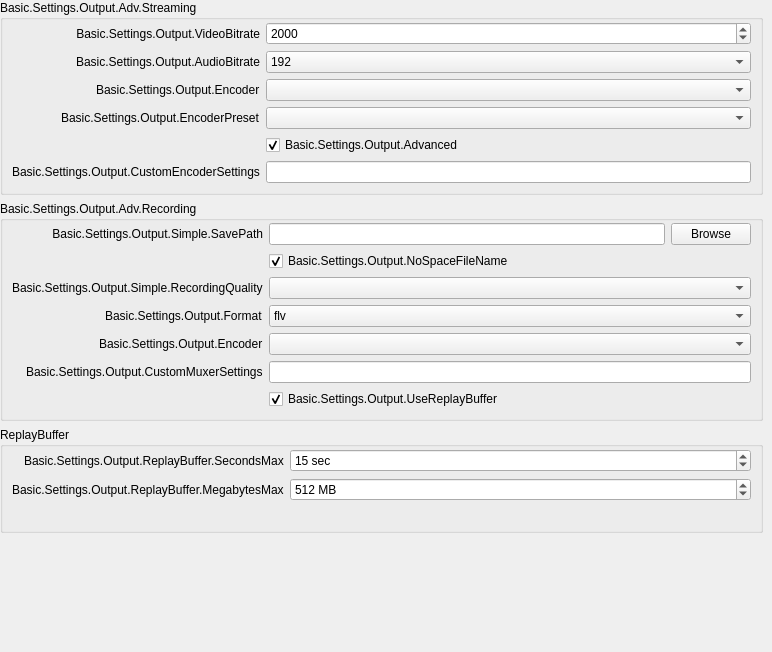
                  <widget class="QWidget" name="scrollAreaWidgetContents_3">
                   <property name="geometry">
                    <rect>
                     <x>0</x>
                     <y>0</y>
                     <width>772</width>
                     <height>652</height>
                    </rect>
                   </property>
                   <property name="sizePolicy">
                    <sizepolicy hsizetype="Preferred" vsizetype="Preferred">
                     <horstretch>0</horstretch>
                     <verstretch>0</verstretch>
                    </sizepolicy>
                   </property>
                   <layout class="QVBoxLayout" name="verticalLayout_52">
                    <property name="leftMargin">
                     <number>0</number>
                    </property>
                    <property name="topMargin">
                     <number>0</number>
                    </property>
                    <property name="rightMargin">
                     <number>9</number>
                    </property>
                    <property name="bottomMargin">
                     <number>0</number>
                    </property>
                    <item>
                     <widget class="QGroupBox" name="simpleStreamingGroupBox">
                      <property name="sizePolicy">
                       <sizepolicy hsizetype="Preferred" vsizetype="Maximum">
                        <horstretch>0</horstretch>
                        <verstretch>0</verstretch>
                       </sizepolicy>
                      </property>
                      <property name="title">
                       <string>Basic.Settings.Output.Adv.Streaming</string>
                      </property>
                      <layout class="QFormLayout" name="simpleStreamingLayout">
                       <property name="fieldGrowthPolicy">
                        <enum>QFormLayout::AllNonFixedFieldsGrow</enum>
                       </property>
                       <property name="labelAlignment">
                        <set>Qt::AlignRight|Qt::AlignTrailing|Qt::AlignVCenter</set>
                       </property>
                       <property name="leftMargin">
                        <number>9</number>
                       </property>
                       <property name="topMargin">
                        <number>2</number>
                       </property>
                       <property name="rightMargin">
                        <number>9</number>
                       </property>
                       <property name="bottomMargin">
                        <number>9</number>
                       </property>
                       <item row="0" column="0">
                        <widget class="QLabel" name="label_19">
                         <property name="minimumSize">
                          <size>
                           <width>170</width>
                           <height>0</height>
                          </size>
                         </property>
                         <property name="text">
                          <string>Basic.Settings.Output.VideoBitrate</string>
                         </property>
                         <property name="alignment">
                          <set>Qt::AlignRight|Qt::AlignTrailing|Qt::AlignVCenter</set>
                         </property>
                         <property name="buddy">
                          <cstring>simpleOutputVBitrate</cstring>
                         </property>
                        </widget>
                       </item>
                       <item row="0" column="1">
                        <widget class="QSpinBox" name="simpleOutputVBitrate">
                         <property name="minimum">
                          <number>200</number>
                         </property>
                         <property name="maximum">
                          <number>1000000</number>
                         </property>
                         <property name="value">
                          <number>2000</number>
                         </property>
                        </widget>
                       </item>
                       <item row="1" column="0">
                        <widget class="QLabel" name="label_20">
                         <property name="text">
                          <string>Basic.Settings.Output.AudioBitrate</string>
                         </property>
                         <property name="buddy">
                          <cstring>simpleOutputABitrate</cstring>
                         </property>
                        </widget>
                       </item>
                       <item row="1" column="1">
                        <widget class="QComboBox" name="simpleOutputABitrate">
                         <property name="currentIndex">
                          <number>8</number>
                         </property>
                         <item>
                          <property name="text">
                           <string>32</string>
                          </property>
                         </item>
                         <item>
                          <property name="text">
                           <string>48</string>
                          </property>
                         </item>
                         <item>
                          <property name="text">
                           <string>64</string>
                          </property>
                         </item>
                         <item>
                          <property name="text">
                           <string>80</string>
                          </property>
                         </item>
                         <item>
                          <property name="text">
                           <string>96</string>
                          </property>
                         </item>
                         <item>
                          <property name="text">
                           <string>112</string>
                          </property>
                         </item>
                         <item>
                          <property name="text">
                           <string>128</string>
                          </property>
                         </item>
                         <item>
                          <property name="text">
                           <string>160</string>
                          </property>
                         </item>
                         <item>
                          <property name="text">
                           <string>192</string>
                          </property>
                         </item>
                         <item>
                          <property name="text">
                           <string>256</string>
                          </property>
                         </item>
                         <item>
                          <property name="text">
                           <string>320</string>
                          </property>
                         </item>
                        </widget>
                       </item>
                       <item row="2" column="0">
                        <widget class="QLabel" name="simpleOutStrEncoderLabel">
                         <property name="text">
                          <string>Basic.Settings.Output.Encoder</string>
                         </property>
                         <property name="buddy">
                          <cstring>simpleOutRecEncoder</cstring>
                         </property>
                        </widget>
                       </item>
                       <item row="2" column="1">
                        <widget class="QComboBox" name="simpleOutStrEncoder"/>
                       </item>
                       <item row="3" column="0">
                        <widget class="QLabel" name="simpleOutPresetLabel">
                         <property name="enabled">
                          <bool>true</bool>
                         </property>
                         <property name="text">
                          <string>Basic.Settings.Output.EncoderPreset</string>
                         </property>
                         <property name="buddy">
                          <cstring>simpleOutPreset</cstring>
                         </property>
                        </widget>
                       </item>
                       <item row="3" column="1">
                        <widget class="QComboBox" name="simpleOutPreset"/>
                       </item>
                       <item row="4" column="1">
                        <widget class="QCheckBox" name="simpleOutAdvanced">
                         <property name="text">
                          <string>Basic.Settings.Output.Advanced</string>
                         </property>
                         <property name="checked">
                          <bool>true</bool>
                         </property>
                        </widget>
                       </item>
                       <item row="5" column="0">
                        <widget class="QLabel" name="label_23">
                         <property name="text">
                          <string>Basic.Settings.Output.CustomEncoderSettings</string>
                         </property>
                         <property name="buddy">
                          <cstring>simpleOutCustom</cstring>
                         </property>
                        </widget>
                       </item>
                       <item row="5" column="1">
                        <widget class="QLineEdit" name="simpleOutCustom"/>
                       </item>
                      </layout>
                     </widget>
                    </item>
                    <item>
                     <widget class="QGroupBox" name="simpleRecordingGroupBox">
                      <property name="sizePolicy">
                       <sizepolicy hsizetype="Preferred" vsizetype="Maximum">
                        <horstretch>0</horstretch>
                        <verstretch>0</verstretch>
                       </sizepolicy>
                      </property>
                      <property name="title">
                       <string>Basic.Settings.Output.Adv.Recording</string>
                      </property>
                      <layout class="QFormLayout" name="formLayout_6">
                       <property name="fieldGrowthPolicy">
                        <enum>QFormLayout::AllNonFixedFieldsGrow</enum>
                       </property>
                       <property name="labelAlignment">
                        <set>Qt::AlignRight|Qt::AlignTrailing|Qt::AlignVCenter</set>
                       </property>
                       <property name="leftMargin">
                        <number>9</number>
                       </property>
                       <property name="topMargin">
                        <number>2</number>
                       </property>
                       <property name="rightMargin">
                        <number>9</number>
                       </property>
                       <property name="bottomMargin">
                        <number>9</number>
                       </property>
                       <item row="0" column="0">
                        <widget class="QLabel" name="label_18">
                         <property name="minimumSize">
                          <size>
                           <width>170</width>
                           <height>0</height>
                          </size>
                         </property>
                         <property name="text">
                          <string>Basic.Settings.Output.Simple.SavePath</string>
                         </property>
                         <property name="alignment">
                          <set>Qt::AlignRight|Qt::AlignTrailing|Qt::AlignVCenter</set>
                         </property>
                         <property name="buddy">
                          <cstring>simpleOutputPath</cstring>
                         </property>
                        </widget>
                       </item>
                       <item row="0" column="1">
                        <layout class="QHBoxLayout" name="horizontalLayout_5">
                         <item>
                          <widget class="QLineEdit" name="simpleOutputPath">
                           <property name="enabled">
                            <bool>true</bool>
                           </property>
                          </widget>
                         </item>
                         <item>
                          <widget class="QPushButton" name="simpleOutputBrowse">
                           <property name="enabled">
                            <bool>true</bool>
                           </property>
                           <property name="text">
                            <string>Browse</string>
                           </property>
                          </widget>
                         </item>
                        </layout>
                       </item>
                       <item row="1" column="1">
                        <widget class="QCheckBox" name="simpleNoSpace">
                         <property name="text">
                          <string>Basic.Settings.Output.NoSpaceFileName</string>
                         </property>
                         <property name="checked">
                          <bool>true</bool>
                         </property>
                        </widget>
                       </item>
                       <item row="2" column="0">
                        <widget class="QLabel" name="label_26">
                         <property name="text">
                          <string>Basic.Settings.Output.Simple.RecordingQuality</string>
                         </property>
                         <property name="buddy">
                          <cstring>simpleOutRecQuality</cstring>
                         </property>
                        </widget>
                       </item>
                       <item row="2" column="1">
                        <widget class="QComboBox" name="simpleOutRecQuality"/>
                       </item>
                       <item row="3" column="0">
                        <widget class="QLabel" name="simpleOutRecFormatLabel">
                         <property name="text">
                          <string>Basic.Settings.Output.Format</string>
                         </property>
                         <property name="buddy">
                          <cstring>simpleOutRecFormat</cstring>
                         </property>
                        </widget>
                       </item>
                       <item row="3" column="1">
                        <widget class="QComboBox" name="simpleOutRecFormat">
                         <item>
                          <property name="text">
                           <string notr="true">flv</string>
                          </property>
                         </item>
                         <item>
                          <property name="text">
                           <string notr="true">mp4</string>
                          </property>
                         </item>
                         <item>
                          <property name="text">
                           <string notr="true">mov</string>
                          </property>
                         </item>
                         <item>
                          <property name="text">
                           <string notr="true">mkv</string>
                          </property>
                         </item>
                         <item>
                          <property name="text">
                           <string notr="true">ts</string>
                          </property>
                         </item>
                         <item>
                          <property name="text">
                           <string notr="true">m3u8</string>
                          </property>
                         </item>
                        </widget>
                       </item>
                       <item row="4" column="0">
                        <widget class="QLabel" name="simpleOutRecEncoderLabel">
                         <property name="text">
                          <string>Basic.Settings.Output.Encoder</string>
                         </property>
                         <property name="buddy">
                          <cstring>simpleOutRecEncoder</cstring>
                         </property>
                        </widget>
                       </item>
                       <item row="4" column="1">
                        <widget class="QComboBox" name="simpleOutRecEncoder"/>
                       </item>
                       <item row="5" column="0">
                        <widget class="QLabel" name="label_420">
                         <property name="text">
                          <string>Basic.Settings.Output.CustomMuxerSettings</string>
                         </property>
                         <property name="buddy">
                          <cstring>simpleOutMuxCustom</cstring>
                         </property>
                        </widget>
                       </item>
                       <item row="5" column="1">
                        <widget class="QLineEdit" name="simpleOutMuxCustom"/>
                       </item>
                       <item row="6" column="1">
                        <widget class="QCheckBox" name="simpleReplayBuf">
                         <property name="text">
                          <string>Basic.Settings.Output.UseReplayBuffer</string>
                         </property>
                         <property name="checked">
                          <bool>true</bool>
                         </property>
                        </widget>
                       </item>
                      </layout>
                     </widget>
                    </item>
                    <item>
                     <widget class="QGroupBox" name="replayBufferGroupBox">
                      <property name="title">
                       <string>ReplayBuffer</string>
                      </property>
                      <layout class="QFormLayout" name="formLayout_24">
                       <property name="fieldGrowthPolicy">
                        <enum>QFormLayout::AllNonFixedFieldsGrow</enum>
                       </property>
                       <property name="labelAlignment">
                        <set>Qt::AlignRight|Qt::AlignTrailing|Qt::AlignVCenter</set>
                       </property>
                       <property name="leftMargin">
                        <number>9</number>
                       </property>
                       <property name="topMargin">
                        <number>2</number>
                       </property>
                       <property name="rightMargin">
                        <number>9</number>
                       </property>
                       <property name="bottomMargin">
                        <number>9</number>
                       </property>
                       <item row="0" column="0">
                        <widget class="QLabel" name="label_35">
                         <property name="text">
                          <string>Basic.Settings.Output.ReplayBuffer.SecondsMax</string>
                         </property>
                        </widget>
                       </item>
                       <item row="0" column="1">
                        <widget class="QSpinBox" name="simpleRBSecMax">
                         <property name="suffix">
                          <string notr="true"> sec</string>
                         </property>
                         <property name="minimum">
                          <number>5</number>
                         </property>
                         <property name="maximum">
                          <number>21600</number>
                         </property>
                         <property name="value">
                          <number>15</number>
                         </property>
                        </widget>
                       </item>
                       <item row="1" column="0">
                        <widget class="QLabel" name="simpleRBMegsMaxLabel">
                         <property name="text">
                          <string>Basic.Settings.Output.ReplayBuffer.MegabytesMax</string>
                         </property>
                        </widget>
                       </item>
                       <item row="1" column="1">
                        <widget class="QSpinBox" name="simpleRBMegsMax">
                         <property name="suffix">
                          <string notr="true"> MB</string>
                         </property>
                         <property name="minimum">
                          <number>20</number>
                         </property>
                         <property name="maximum">
                          <number>8192</number>
                         </property>
                         <property name="value">
                          <number>512</number>
                         </property>
                        </widget>
                       </item>
                       <item row="2" column="1">
                        <widget class="QLabel" name="simpleRBEstimate">
                         <property name="text">
                          <string notr="true"/>
                         </property>
                        </widget>
                       </item>
                      </layout>
                     </widget>
                    </item>
                    <item>
                     <layout class="QVBoxLayout" name="simpleOutInfoLayout">
                      <property name="leftMargin">
                       <number>10</number>
                      </property>
                      <property name="topMargin">
                       <number>10</number>
                      </property>
                      <property name="rightMargin">
                       <number>10</number>
                      </property>
                      <property name="bottomMargin">
                       <number>10</number>
                      </property>
                     </layout>
                    </item>
                    <item>
                     <widget class="QFrame" name="simpleOutputContainer">
                      <property name="minimumSize">
                       <size>
                        <width>0</width>
                        <height>20</height>
                       </size>
                      </property>
                      <layout class="QVBoxLayout" name="verticalLayout_4">
                       <property name="leftMargin">
                        <number>0</number>
                       </property>
                       <property name="topMargin">
                        <number>0</number>
                       </property>
                       <property name="rightMargin">
                        <number>0</number>
                       </property>
                       <property name="bottomMargin">
                        <number>0</number>
                       </property>
                      </layout>
                     </widget>
                    </item>
                    <item>
                     <spacer name="verticalSpacer_2">
                      <property name="orientation">
                       <enum>Qt::Vertical</enum>
                      </property>
                      <property name="sizeHint" stdset="0">
                       <size>
                        <width>20</width>
                        <height>10</height>
                       </size>
                      </property>
                     </spacer>
                    </item>
                   </layout>
                  </widget>
